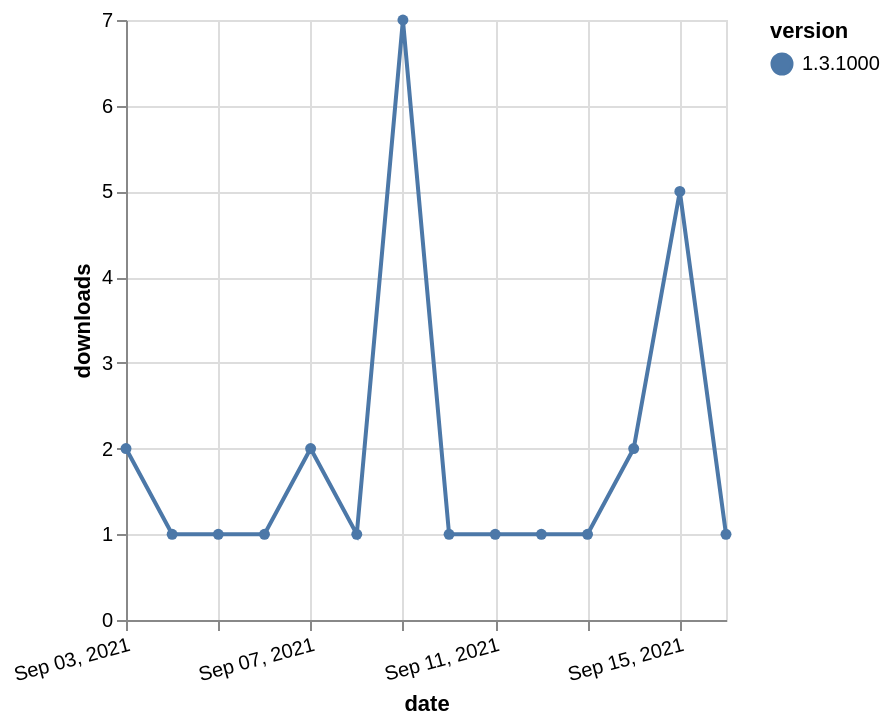

Write the Vega-Lite specification saved for this chart.
### Vega-Lite specification from a JSON file in a GitHub repository (floating-point values rounded to 4 significant figures)
{"$schema": "https://vega.github.io/schema/vega-lite/v5.json", "description": "A simple bar chart with embedded data.", "data": {"values": [{"date": "2021-09-03", "total": 696, "delta": 2, "version": "1.3.1000"}, {"date": "2021-09-04", "total": 697, "delta": 1, "version": "1.3.1000"}, {"date": "2021-09-05", "total": 698, "delta": 1, "version": "1.3.1000"}, {"date": "2021-09-06", "total": 699, "delta": 1, "version": "1.3.1000"}, {"date": "2021-09-07", "total": 701, "delta": 2, "version": "1.3.1000"}, {"date": "2021-09-08", "total": 702, "delta": 1, "version": "1.3.1000"}, {"date": "2021-09-09", "total": 709, "delta": 7, "version": "1.3.1000"}, {"date": "2021-09-10", "total": 710, "delta": 1, "version": "1.3.1000"}, {"date": "2021-09-11", "total": 711, "delta": 1, "version": "1.3.1000"}, {"date": "2021-09-12", "total": 712, "delta": 1, "version": "1.3.1000"}, {"date": "2021-09-13", "total": 713, "delta": 1, "version": "1.3.1000"}, {"date": "2021-09-14", "total": 715, "delta": 2, "version": "1.3.1000"}, {"date": "2021-09-15", "total": 720, "delta": 5, "version": "1.3.1000"}, {"date": "2021-09-16", "total": 721, "delta": 1, "version": "1.3.1000"}]}, "width": "container", "mark": {"type": "line", "point": {"filled": true}}, "encoding": {"x": {"field": "date", "type": "temporal", "timeUnit": "yearmonthdate", "title": "date", "axis": {"labelAngle": -15}}, "y": {"field": "delta", "type": "quantitative", "title": "downloads"}, "color": {"field": "version", "type": "nominal"}, "tooltip": {"field": "delta"}}}
